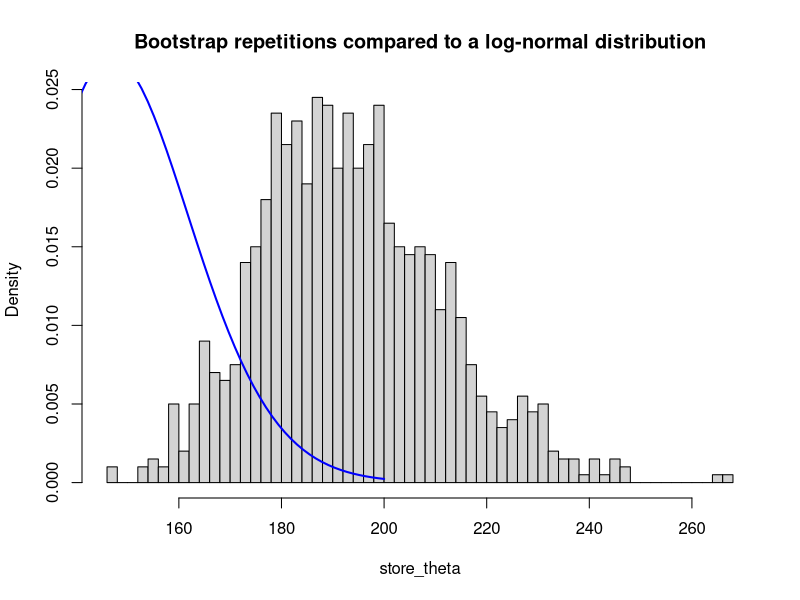
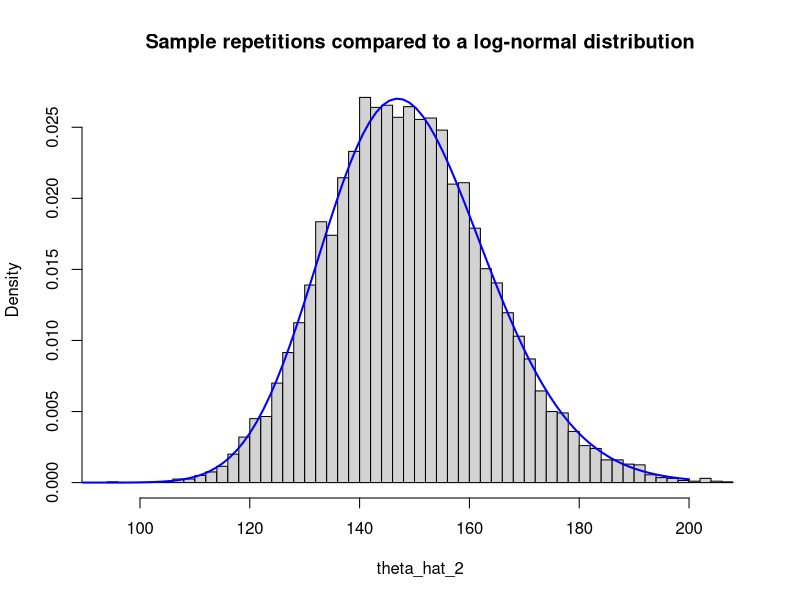

R code for these plots, in order:
## ---- chunk 1
library(dplyr)
## ---- chunk 2
#Data
N = 25
dat = rt(N, 3)

#Estimator
theta_hat = as.numeric((quantile(dat,0.75) - quantile(dat,0.25))/1.34)
theta_hat

## ---- chunk 3
#Bootstrap
B = 1000
store_theta = vector(length = B)
for (i in 1:B){
  dat_ = sample(dat, replace = TRUE)
  store_theta[i]=(quantile(dat_,0.75) - quantile(dat_,0.25))/1.34
}
## ---- chunk 4
alpha = 0.05 
## ---- chunk 5
se=sd(store_theta)
z=qnorm(1 - alpha/2)
CI_norm = c(theta_hat-z*se, theta_hat+z*se)
CI_norm
## ---- chunk 6
theta_l=quantile(store_theta, 1 - alpha / 2) %>% as.numeric()
theta_u=quantile(store_theta, alpha / 2) %>%  as.numeric()
CI_pivotal=c(2*theta_hat-theta_l, 2*theta_hat-theta_u)
CI_pivotal
## ---- chunk 7
#Percentile interval
CI_percentile=quantile(store_theta,c(alpha/2,1-alpha/2)) %>% as.numeric()
CI_percentile
## ---- chunk 8

#Data
N = 25

theta_hat_2=c()
for (i in 1:1000) {
  dat = rt(N, 3)  
  theta_hat_2[i] = as.numeric((quantile(dat,0.75) - quantile(dat,0.25))/1.34)
}

check_in_CI = function(x, CI){
  n_rep=length(x)
  return (sum(x>CI[1] & x<CI[2])/n_rep)
  
}

check_in_CI(theta_hat_2,CI_norm)
check_in_CI(theta_hat_2,CI_percentile)
check_in_CI(theta_hat_2,CI_pivotal)


## ---- chunk 9

coverage = c()
for (i in 1:10){
  #Data
  N = 25
  dat = rt(N, 3)
  
  #Estimator
  theta_hat = as.numeric((quantile(dat,0.75) - quantile(dat,0.25))/1.34)
  theta_hat
  
  #Bootstrap
  B = 1000
  store_theta = vector(length = B)
  for (i in 1:B){
    dat_ = sample(dat, replace = TRUE)
    store_theta[i]=(quantile(dat_,0.75) - quantile(dat_,0.25))/1.34
  }
  
  #Normal CI
  se=sd(store_theta)
  z=qnorm(1 - alpha/2)
  CI_norm = c(theta_hat-z*se, theta_hat+z*se)
  
  #Pivotal CI
  theta_l=quantile(store_theta, 1 - alpha / 2)
  theta_u=quantile(store_theta, alpha / 2)
  CI_pivotal=c(2*theta_hat-theta_l, 2*theta_hat-theta_u)
  
  #Percentile CI
  CI_percentile=quantile(store_theta,c(alpha/2,1-alpha/2))
  
  #Check coverage
  theta_hat_2=c()
  for (i in 1:1000) {
    dat = rt(N, 3)  
    theta_hat_2[i] = as.numeric((quantile(dat,0.75) - quantile(dat,0.25))/1.34)
  }
  
  coverage = coverage %>% rbind(c(check_in_CI(theta_hat_2,CI_norm),
                                  check_in_CI(theta_hat_2,CI_pivotal),
                                  check_in_CI(theta_hat_2,CI_percentile)))

}

colnames(coverage) = c('Normal CI', 'Pivotal CI', 'Percentile CI')
coverage %>% as_tibble()

## ---- chunk 10
coverage = c()
for (i in 1:10){
  #Data
  N = 1000
  dat = rt(N, 3)
  
  #Estimator
  theta_hat = as.numeric((quantile(dat,0.75) - quantile(dat,0.25))/1.34)
  theta_hat
  
  #Bootstrap
  B = 1000
  store_theta = vector(length = B)
  for (i in 1:B){
    dat_ = sample(dat, replace = TRUE)
    store_theta[i]=(quantile(dat_,0.75) - quantile(dat_,0.25))/1.34
  }
  
  #Normal CI
  se=sd(store_theta)
  z=qnorm(1 - alpha/2)
  CI_norm = c(theta_hat-z*se, theta_hat+z*se)
  
  #Pivotal CI
  theta_l=quantile(store_theta, 1 - alpha / 2)
  theta_u=quantile(store_theta, alpha / 2)
  CI_pivotal=c(2*theta_hat-theta_l, 2*theta_hat-theta_u)
  
  #Percentile CI
  CI_percentile=quantile(store_theta,c(alpha/2,1-alpha/2))
  
  #Check coverage
  theta_hat_2=c()
  for (i in 1:1000) {
    dat = rt(N, 3)  
    theta_hat_2[i] = as.numeric((quantile(dat,0.75) - quantile(dat,0.25))/1.34)
  }
  
  coverage = coverage %>% rbind(c(check_in_CI(theta_hat_2,CI_norm),
                                  check_in_CI(theta_hat_2,CI_pivotal),
                                  check_in_CI(theta_hat_2,CI_percentile)))

}

colnames(coverage) = c('Normal CI', 'Pivotal CI', 'Percentile CI')
coverage %>% as_tibble()
## ---- chunk 11
#Data
N = 100
dat = rnorm(N, mean = 5, sd = 1)
## ---- chunk 12
#Estimator
theta_hat = exp(mean(dat))

#Bootstrap
B = 1000
store_theta = vector(length = B)
for (i in 1:B){
  dat_ = sample(dat, replace = TRUE)
  store_theta[i]=exp(mean(dat_))
}

#Confidence interval
alpha = 0.05 
z=qnorm(1 - alpha/2)
se=sd(store_theta)
c(theta_hat-z*se, theta_hat+z*se)
## ---- chunk 13
x=seq(80,200,length=100)
y=dlnorm(x, mean=5, sd=1/sqrt(N))
hist(store_theta, freq = FALSE, main = "Bootstrap repetitions compared to a log-normal distribution", breaks = 50)
lines(x,y, col="blue", lwd=2)
## ---- chunk 14

N = 100
theta_hat_2=c()
for (i in 1:10000){
  dat = rnorm(N, mean = 5, sd = 1)
  theta_hat_2[i] = exp(mean(dat))
}

hist(theta_hat_2, freq = FALSE, main = "Sample repetitions compared to a log-normal distribution", breaks = 50)
lines(x,y, col="blue", lwd=2)

